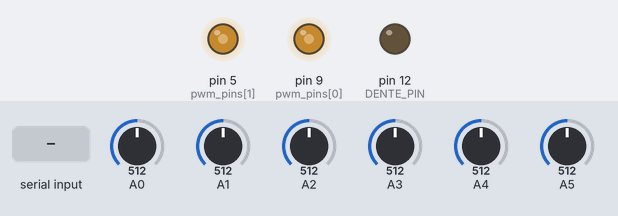
This sketch was run on a simulated Arduino Uno, built with avr-gcc and run on an emulated ATmega328P. Parts: output pins drawn as LEDs (lit = HIGH). The inputs (shaded band) are chosen by the test bench; at power-on: A0 = 512, A1 = 512, A2 = 512, A3 = 512, A4 = 512, A5 = 512. Pins used as bus, display or sensor lines are not drawn; what the sketch prints to the serial monitor is not drawn.

Above: at 1.2 s.
1.3 s: "PWM1_DUTY:\n" received over Serial
At 2.1 s:
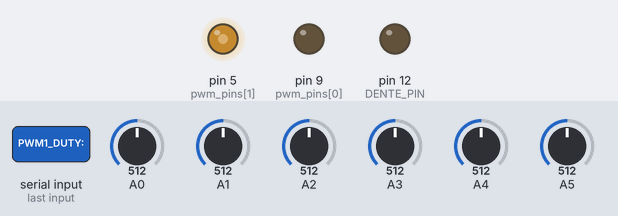
2.8 s: A0 set to 30
Timing chart, 0 to 5.8 s (numbered marks = the images above; inputs shaded):
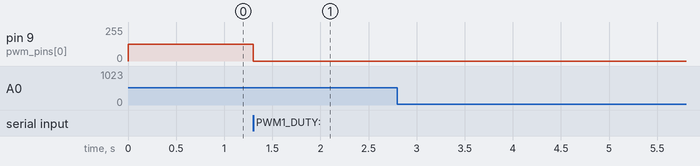

Measured:
- after the input at 1.3 s, pin 9 (pwm_pins[0]): 127/255 → 0/255 at once

The sketch:

arduino_simu.ino
```cpp
#include <SPI.h>
#include <mcp2515.h>

// Configurações ajustáveis
#define PULSE_PIN 0
#define DENTE_PIN 12
const uint8_t pwm_pins[2] = {9, 5}; // Timer1 no pino 9, Timer3 no pino 5
byte pino_can = 13;

float RPM_DESEJADO = 500;  // Insira aqui o RPM desejado
int TOTAL_DENTES = 10;
int FALHAS = 1;
int DENTE_DENTE = 0;
int fase_on = 0;

struct can_frame canMessage;
MCP2515 mcp2515(pino_can);


int pwm_freq[2] = {1000, 1000};
int pwm_duty[2] = {50, 50};
int pwm_on[2] = {1,1};


void setup() {
  Serial.begin(115200);
    mcp2515.reset();
  mcp2515.setBitrate(CAN_125KBPS);
  mcp2515.setNormalMode();
  setup_pwm();
  setup_rpm();
}

void loop() {
  loop_pwm() ;
  loop_rpm();
  if (Serial.available()) {
    String cmd = Serial.readStringUntil('\n');
    cmd.trim();
    if (cmd.startsWith("can:")) {
      // Exemplo: can:100;255
      int sep = cmd.indexOf(';');
      if (sep > 4) {
        String id_str = cmd.substring(4, sep);
        String data_str = cmd.substring(sep + 1);

        uint16_t can_id = (uint16_t)strtol(id_str.c_str(), NULL, 0); // Suporta decimal e hexadecimal (0x...)
        uint8_t value = (uint8_t)data_str.toInt();

        canMessage.can_id  = can_id;
        canMessage.can_dlc = 1;
        canMessage.data[0] = value;

        mcp2515.sendMessage(&canMessage);
        Serial.println("can OK");
      }
      } else if (cmd.startsWith("DENTES:")) {
        TOTAL_DENTES = cmd.substring(7).toInt();
      } else if (cmd.startsWith("RPM:")) {
        RPM_DESEJADO = cmd.substring(4).toInt();  // 4 porque "RPM:" tem 4 caracteres
      } else if (cmd.startsWith("FALHAS:")) {
        FALHAS = cmd.substring(7).toInt();
      } else if (cmd.startsWith("FASE:")) {
        DENTE_DENTE = cmd.substring(5).toInt();
      } else if (cmd.startsWith("FASE_ON:")) {
        fase_on = cmd.substring(8).toInt();  // corrigido de 5 para 8
      } else if (cmd.startsWith("PWM1_FREQ:")) {
        pwm_freq[0] = cmd.substring(10).toInt();
      } else if (cmd.startsWith("PWM1_DUTY:")) {
        pwm_duty[0] = cmd.substring(10).toInt();
      } else if (cmd.startsWith("PWM1_ON:")) {
        pwm_on[0] = cmd.substring(8).toInt();  // "PWM1_ON:" tem 8 caracteres
      } else if (cmd.startsWith("PWM2_FREQ:")) {
        pwm_freq[1] = cmd.substring(10).toInt();
      } else if (cmd.startsWith("PWM2_ON:")) {
        pwm_on[1] = cmd.substring(8).toInt();  // corrigido de 10 para 9
        Serial.println("TOTAL_DENTES:" + String(TOTAL_DENTES));
    Serial.println("RPM:" + String(RPM_DESEJADO));
    Serial.println("FALHAS:" + String(FALHAS));
    Serial.println("FASE:" + String(DENTE_DENTE));
    Serial.println("FASE_ON:" + String(fase_on));
    Serial.println("PWM1_FREQ:" + String(pwm_freq[0]));
    Serial.println("PWM1_DUTY:" + String(pwm_duty[0]));
    Serial.println("PWM1_ON:" + String(pwm_on[0]));
    Serial.println("PWM2_FREQ:" + String(pwm_freq[1]));
    Serial.println("PWM2_DUTY:" + String(pwm_duty[1]));
    Serial.println("PWM2_ON:" + String(pwm_on[1]));
      } else if (cmd.startsWith("PWM2_DUTY:")) {
        pwm_duty[1] = cmd.substring(10).toInt();
      }

  }

  // Envia os dados analógicos das portas A0-A5
  String data = "A=";
  for (int i = 0; i < 6; i++) {
    data += String(analogRead(i));
    if (i < 5) data += ",";
  }
  Serial.println(data);

   if (mcp2515.readMessage(&canMessage) == MCP2515::ERROR_OK) {
    Serial.println(String("can: ") + "CAN_ID >" + String(canMessage.can_id) + "< =" + String(canMessage.data[0]) + ";");
  }
}
```

pwms.ino
```cpp
#include <TimerOne.h>
#include <TimerThree.h>

void setup_pwm() {

  // === PWM 1 - TimerOne ===

    pinMode(pwm_pins[0], OUTPUT);
    Timer1.initialize(1000000L / pwm_freq[0]); // período em microssegundos
    Timer1.pwm(pwm_pins[0], map(pwm_duty[0], 0, 100, 0, 1023));


  // === PWM 2 - TimerThree ===

    pinMode(pwm_pins[1], OUTPUT);
    Timer3.initialize(1000000L / pwm_freq[1]);
    Timer3.pwm(pwm_pins[1], map(pwm_duty[1], 0, 100, 0, 1023));

}

void loop_pwm() {
    if (pwm_on[0] == 0) {
      Timer1.setPeriod(1000000L /1);
      Timer1.setPwmDuty(pwm_pins[0], 0);
    }else{
      Timer1.setPeriod(1000000L / pwm_freq[0]);
      Timer1.setPwmDuty(pwm_pins[0], map(pwm_duty[0], 0, 100, 0, 1023));
    }
    if (pwm_on[1] == 0) {
      Timer3.setPeriod(1000000L / 1);
      Timer3.setPwmDuty(pwm_pins[1],0);
    }else{
      Timer3.setPeriod(1000000L / pwm_freq[1]);
      Timer3.setPwmDuty(pwm_pins[1], map(pwm_duty[1], 0, 100, 0, 1023));
    }
}
```

rpm.ino
```cpp
/*
void setup_rpm() {
    pinMode(PULSE_PIN, OUTPUT);
    pinMode(DENTE_PIN, OUTPUT);
    digitalWrite(PULSE_PIN, LOW);
    digitalWrite(DENTE_PIN, LOW);

}

void loop_rpm() {
    int NUM_DENTES = TOTAL_DENTES - FALHAS;
    float tempo_revolucao = (60.0 / RPM_DESEJADO) * 1000.0;
    float tempo_por_dente = tempo_revolucao / NUM_DENTES;
    float TEMPO_PULSO = tempo_por_dente / 2.0;
    for (int i = 0; i < NUM_DENTES; i++) {
        if (i == DENTE_DENTE && fase_on == 1) {
            digitalWrite(DENTE_PIN, HIGH);
        } else {
            digitalWrite(DENTE_PIN, LOW);
        }

        // Gera pulso na porta 7
        digitalWrite(PULSE_PIN, HIGH);
        delayMicroseconds(TEMPO_PULSO * 1000);
        digitalWrite(PULSE_PIN, LOW);
        delayMicroseconds(TEMPO_PULSO * 1000);
    }
    float TEMPO_PAUSA = tempo_por_dente * FALHAS;
    delayMicroseconds(TEMPO_PAUSA * 1000);
}
*/
void setup_rpm() {
  pinMode(PULSE_PIN, OUTPUT);
  pinMode(DENTE_PIN, OUTPUT);
  digitalWrite(PULSE_PIN, LOW);
  digitalWrite(DENTE_PIN, LOW);
}

// Estado do pulso
int dente_atual = 0;
bool pulso_alto = false;
unsigned long tempo_anterior = 0;
unsigned long pausa_apos_dentes = 0;
bool em_pausa = false;

void loop_rpm() {
  static unsigned long ultima_acao = 0;
  static bool pulso_em_andamento = false;

  int NUM_DENTES = TOTAL_DENTES - FALHAS;
  unsigned long tempo_revolucao_us = (60000000UL / RPM_DESEJADO); // em microssegundos
  unsigned long tempo_por_dente_us = tempo_revolucao_us / NUM_DENTES;
  unsigned long TEMPO_PULSO = tempo_por_dente_us / 2;

  unsigned long agora = micros();

  if (em_pausa) {
    if (agora - tempo_anterior >= pausa_apos_dentes) {
      dente_atual = 0;
      em_pausa = false;
    }
    return;
  }

  if (!pulso_em_andamento) {
    if (agora - ultima_acao >= tempo_por_dente_us) {
      // Começa pulso novo
      if (dente_atual == DENTE_DENTE && fase_on) {
        digitalWrite(DENTE_PIN, HIGH);
      } else {
        digitalWrite(DENTE_PIN, LOW);
      }

      digitalWrite(PULSE_PIN, HIGH);
      ultima_acao = agora;
      pulso_em_andamento = true;
    }
  } else {
    if (agora - ultima_acao >= TEMPO_PULSO) {
      digitalWrite(PULSE_PIN, LOW);
      pulso_em_andamento = false;
      dente_atual++;

      if (dente_atual >= NUM_DENTES) {
        // Entra em pausa para simular dentes faltantes
        pausa_apos_dentes = tempo_por_dente_us * FALHAS;
        tempo_anterior = micros();
        em_pausa = true;
      }
    }
  }
}
```
